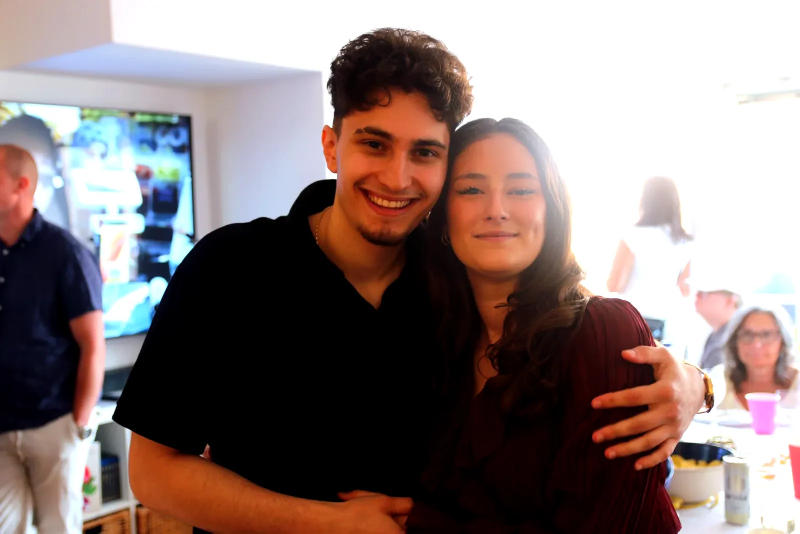
#> input picture bilder/galleri/grupp_003.webp, 1600 x 1067 px (shown at 1/2 size)
$ python -i generera_galleri.py   (imports and definitions only)
#> lines starting #> are read from the running program, lines starting #| are printed output that depends on the picture
#> further down, picture is the input picture: PIL image 1600x1067 RGB; mean R, G, B 139.7, 124.2, 122.1
#!/usr/bin/env python3
"""
generera_galleri.py — Skapar en lätt webb-version av de gallrade gästbilderna.

Läser fina_bilder_gaster/{portratt,grupp,handelse}, putsar (ljusare/renare),
skalar ner till max 1600 px och sparar som WebP i bilder/galleri/.
Skriver även galleri.json (manifest) som ett ev. gästgalleri kan läsa.

Kör:  python generera_galleri.py --in <mapp med fina_bilder_gaster>
"""
import argparse, json, statistics
from pathlib import Path
from PIL import Image, ImageOps, ImageEnhance

BASE = Path(__file__).parent
MAXDIM = 1600
KATEGORIER = ["portratt", "grupp", "handelse"]

def putsa(im):
    im = ImageOps.exif_transpose(im).convert("RGB")
    r, g, b = im.split()
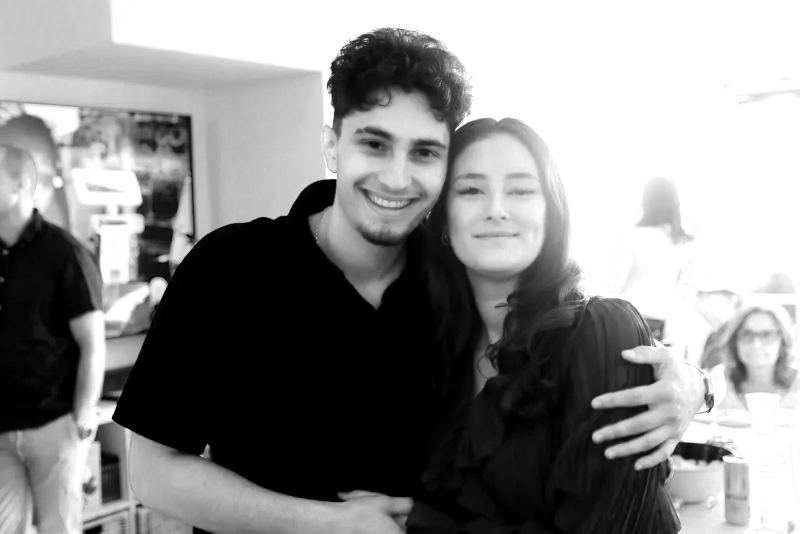
#> r: PIL image 1600x1067 L (shown at 1/2 size); min 0, max 255, mean 139.7
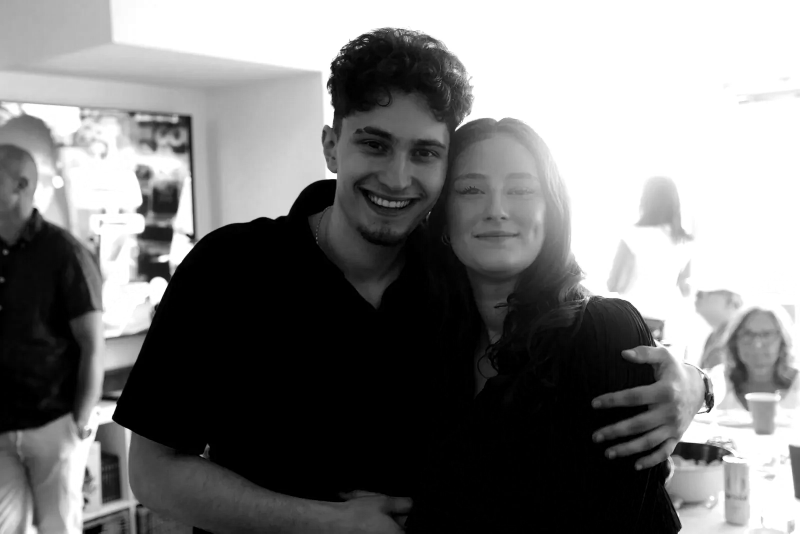
#> g: PIL image 1600x1067 L (shown at 1/2 size); min 0, max 255, mean 124.2
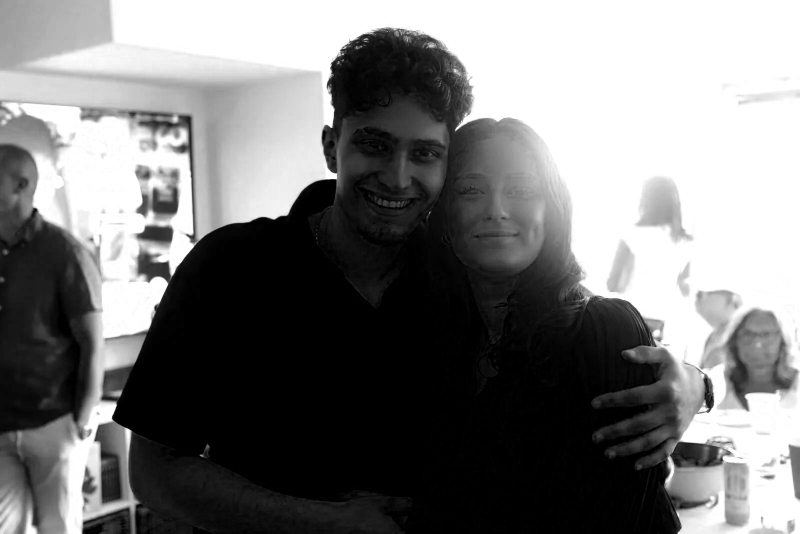
#> b: PIL image 1600x1067 L (shown at 1/2 size); min 0, max 255, mean 122.1
    mr, mg, mb = (statistics.mean(list(c.getdata())[::151]) or 1 for c in (r, g, b))
#> mr = 139.7; mg = 124.3; mb = 122.3
    gray = (mr + mg + mb) / 3
#> gray = 128.8
    r = r.point([min(255, int(i*gray/mr)) for i in range(256)])
    g = g.point([min(255, int(i*gray/mg)) for i in range(256)])
    b = b.point([min(255, int(i*gray/mb)) for i in range(256)])
    im = Image.merge("RGB", (r, g, b))
    im = ImageOps.autocontrast(im, cutoff=0.4)
    im = ImageEnhance.Brightness(im).enhance(1.08)
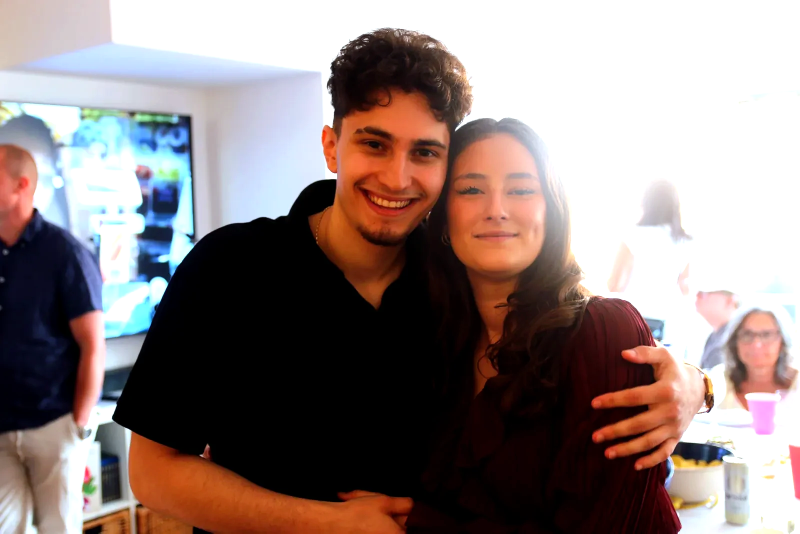
#> im: PIL image 1600x1067 RGB (shown at 1/2 size); mean R, G, B 144.4, 130, 127.8
    im = ImageEnhance.Contrast(im).enhance(1.05)
    im = ImageEnhance.Color(im).enhance(1.10)
    im = ImageEnhance.Sharpness(im).enhance(1.12)
    return im

def main():
    ap = argparse.ArgumentParser()
    ap.add_argument("--in", dest="indir", required=True, help="mapp med fina_bilder_gaster")
    ap.add_argument("--out", dest="outdir", default=str(BASE / "bilder" / "galleri"))
    args = ap.parse_args()
    indir, outdir = Path(args.indir), Path(args.outdir)
    outdir.mkdir(parents=True, exist_ok=True)

    manifest = []
    for kat in KATEGORIER:
        d = indir / kat
        if not d.is_dir():
            continue
        for i, p in enumerate(sorted(d.glob("*")), 1):
            if p.suffix.lower() not in {".jpg", ".jpeg", ".png", ".webp", ".heic"}:
                continue
            try:
                im = putsa(Image.open(p))
            except Exception:
                continue
            im.thumbnail((MAXDIM, MAXDIM), Image.LANCZOS)
            namn = f"{kat}_{i:03d}.webp"
            im.save(outdir / namn, "WEBP", quality=80, method=6)
            manifest.append({"fil": f"./bilder/galleri/{namn}", "kategori": kat,
                             "bredd": im.width, "hojd": im.height})
    (BASE / "galleri.json").write_text(
        json.dumps({"antal": len(manifest), "bilder": manifest}, ensure_ascii=False, indent=1),
        encoding="utf-8")
    print(f"Klart – {len(manifest)} webb-bilder i {outdir}")

# [2 lines not run here, left out]

>>> from PIL import Image
>>> picture = Image.open('bilder/galleri/grupp_003.webp')
>>> result = putsa(picture)

$ run again, on bilder/galleri/grupp_015.webp
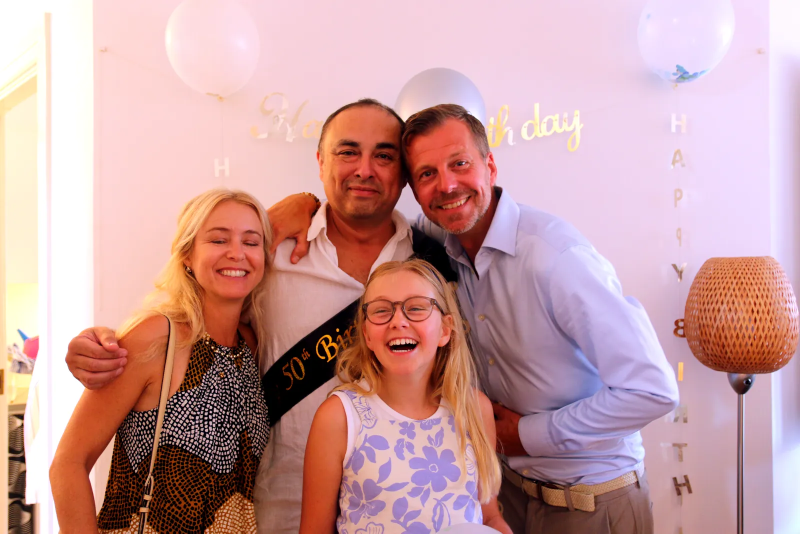
#> input picture bilder/galleri/grupp_015.webp, 1600 x 1067 px (shown at 1/2 size)
#> picture is the input picture: PIL image 1600x1067 RGB; mean R, G, B 200.4, 158.1, 159.8
#> in putsa, `r, g, b = im.split()`:
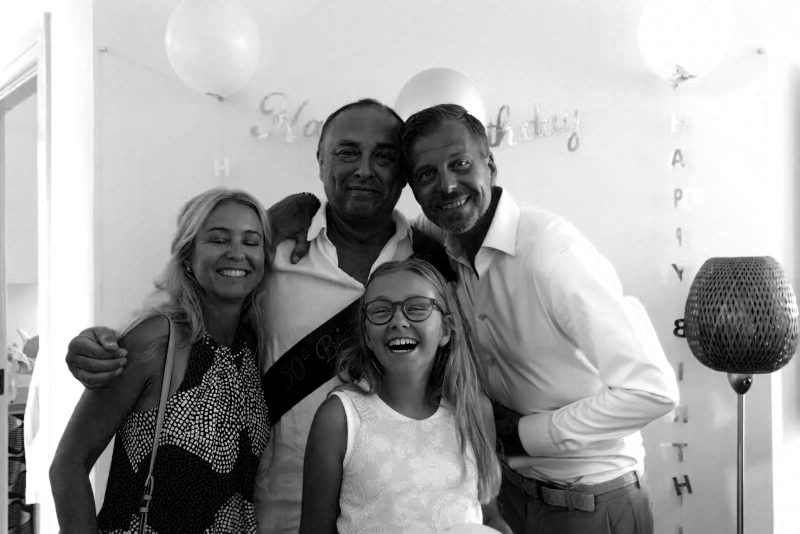
#> b: PIL image 1600x1067 L (shown at 1/2 size); min 0, max 255, mean 159.8
#> mr = 200.6; mg = 158.1; mb = 159.8
#> gray = 172.8
#> in putsa, `im = ImageEnhance.Brightness(im).enhance(1.08)`:
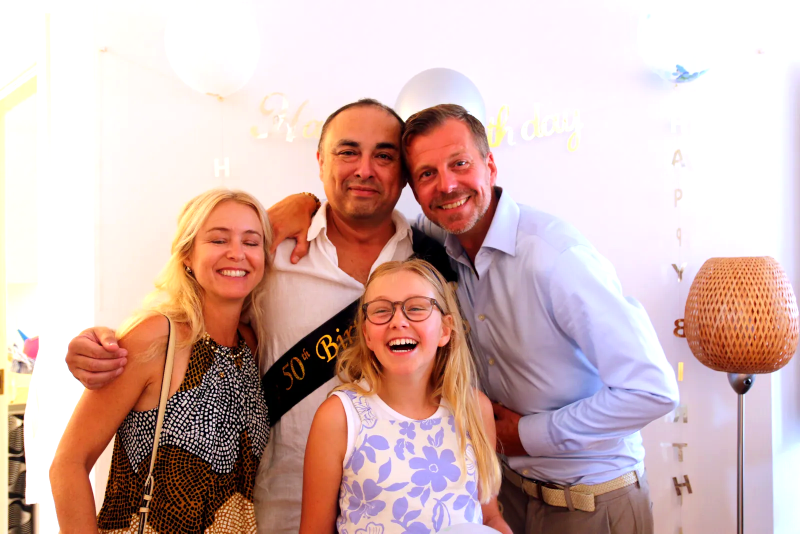
#> im: PIL image 1600x1067 RGB (shown at 1/2 size); mean R, G, B 210.4, 181.1, 177.2

$ run again, on bilder/galleri/grupp_021.webp
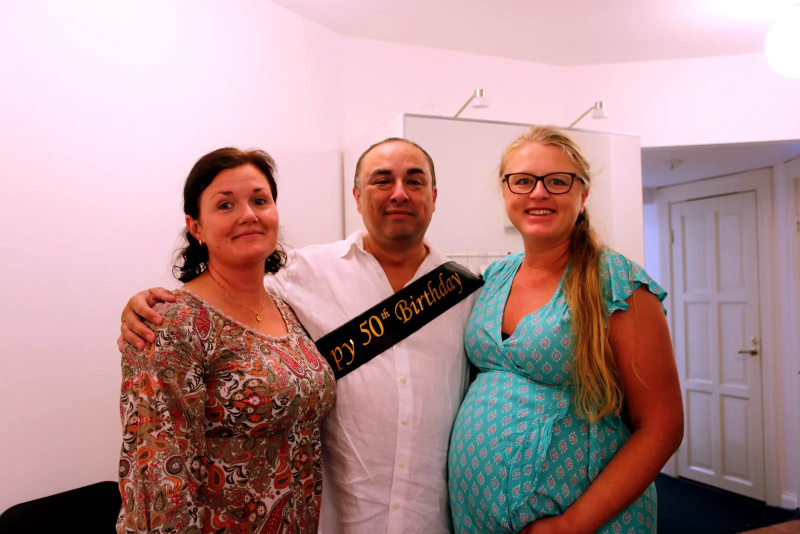
#> input picture bilder/galleri/grupp_021.webp, 1600 x 1067 px (shown at 1/2 size)
#> picture is the input picture: PIL image 1600x1067 RGB; mean R, G, B 179, 145.5, 147
#> in putsa, `r, g, b = im.split()`:
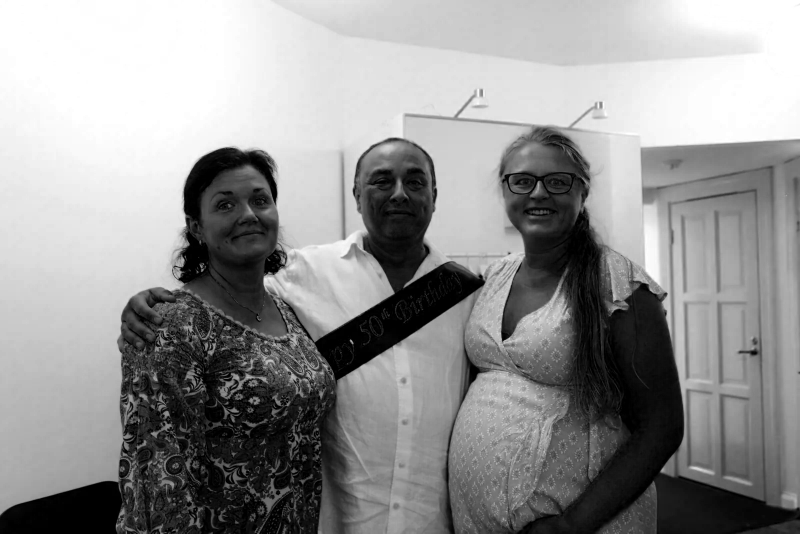
#> b: PIL image 1600x1067 L (shown at 1/2 size); min 0, max 255, mean 147
#> mr = 178.9; mg = 145.5; mb = 147
#> gray = 157.1
#> in putsa, `im = ImageEnhance.Brightness(im).enhance(1.08)`:
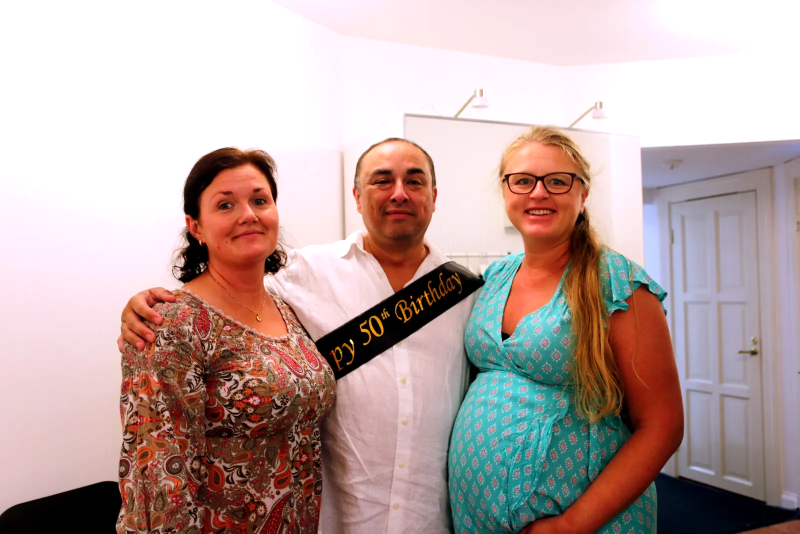
#> im: PIL image 1600x1067 RGB (shown at 1/2 size); mean R, G, B 186.7, 165.7, 162.5
